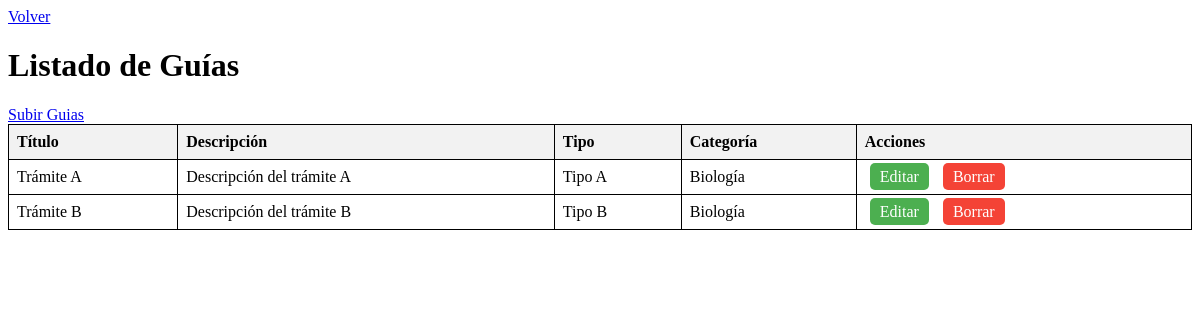
Page /api/verGuias/ on the committed database.
### api/models.py (models this page shows, shortened)
class Tramite(models.Model):
    titulo = models.CharField(max_length=255)
    descripcion = models.TextField()
    tipo = models.CharField(max_length=100)
    categoria = models.ForeignKey(Categoria, on_delete=models.SET_NULL, null=True, blank=True)
    requisitos = models.JSONField()
    documentos_necesarios = models.JSONField()
    lugar_tramite = models.CharField(max_length=255)
    plazo_estimado = models.CharField(max_length=200)
    costo = models.CharField(max_length=200)
    link_oficial = models.CharField(max_length=200)

class Categoria(models.Model):
    nombre = models.CharField(max_length=100, unique=True)  # Nombre de la categoría
    def __str__(self):
        return self.nombre

### api/views.py (the view)
# urls.py: path('verGuias/', views.ver_guias, name='verGuias'),
def ver_guias(request):
    tramites = Tramite.objects.all()  # Obtiene todos los datos del modelo Tramite
    return render(request, 'verGuias.html', {'tramites': tramites})

### api/templates/verGuias.html (shortened to what this page needs)
<!DOCTYPE html>
<html>
<head>
</head>
<body>
    <a href="{% url 'general' %}">Volver</a>
    <h1>Listado de Guías</h1>
    <a href="{% url 'subirGuias' %}">Subir Guias</a>
    <table>
        <thead>
            <tr>
                <th>Título</th>
                <th>Descripción</th>
                <th>Tipo</th>
                <th>Categoría</th>
                <th>Acciones</th>
            </tr>
        </thead>
        <tbody>
            {% for tramite in tramites %}
            <tr>
                <td>{{ tramite.titulo }}</td>
                <td>{{ tramite.descripcion }}</td>
                <td>{{ tramite.tipo }}</td>
                <td>{{ tramite.categoria }}</td>
                <td>
                    <a href="{% url 'editarGuia' tramite.id %}" class="action-button">Editar</a>
                    <a href="{% url 'borrarGuia' tramite.id %}" class="action-button delete-button">Borrar</a>
                </td>
            </tr>
            {% endfor %}
        </tbody>
    </table>
</body>
</html>

### api/templates/verGuias.html (style rules this page uses)
table { width: 100%; border-collapse: collapse; }
th, td { border: 1px solid black; padding: 8px; text-align: left; }
th { background-color: #f2f2f2; }
.action-button { margin: 0 5px; padding: 5px 10px; background-color: #4CAF50; color: white; text-decoration: none; border-radius: 5px; }
.delete-button { background-color: #f44336; }

### rows in the picture
Tramite: titulo "Trámite A", descripcion "Descripción del trámite A", tipo "Tipo A", categoria "Biología"
Tramite: titulo "Trámite B", descripcion "Descripción del trámite B", tipo "Tipo B", categoria "Biología"
